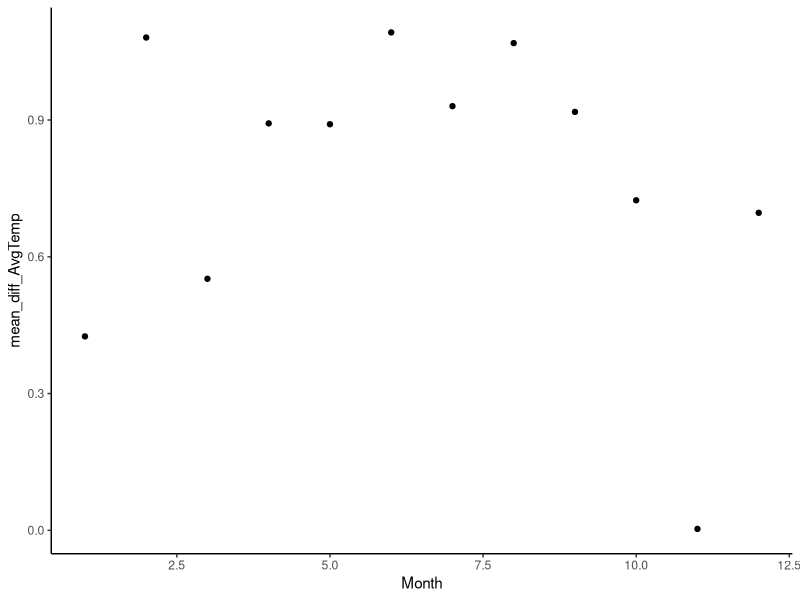
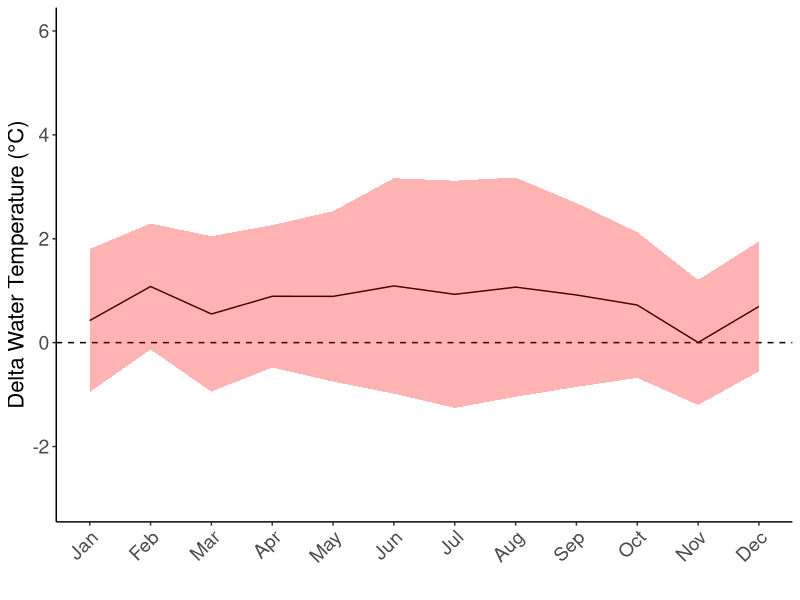
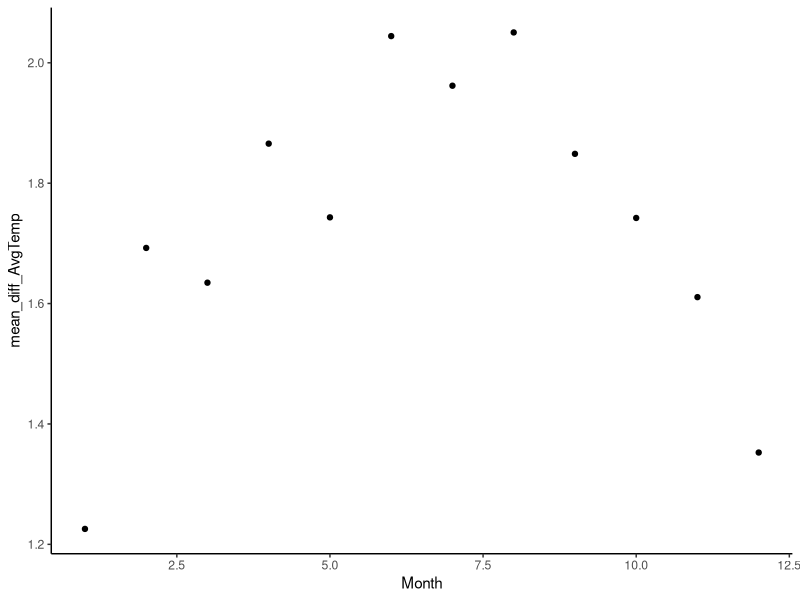
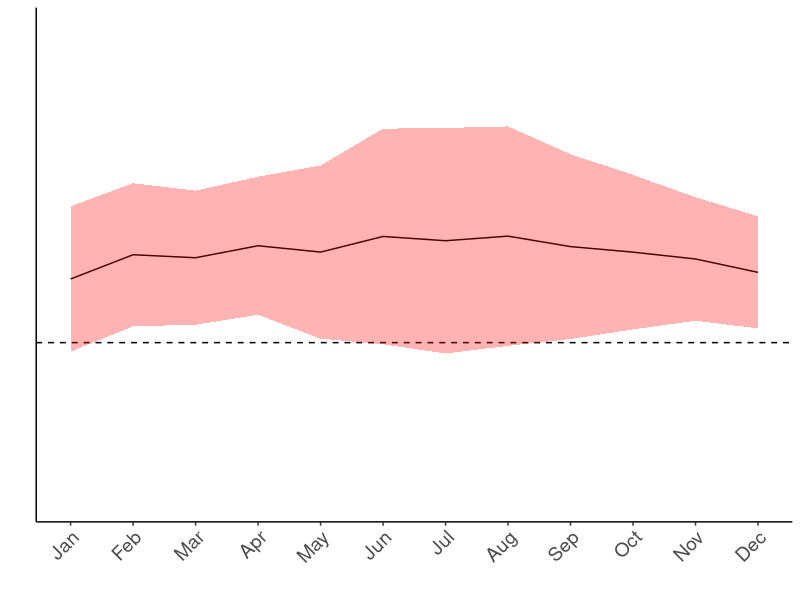
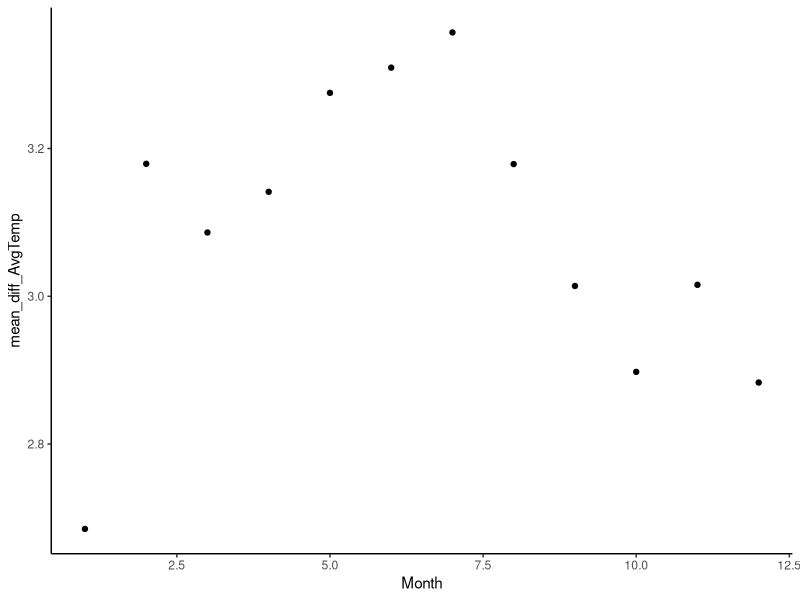
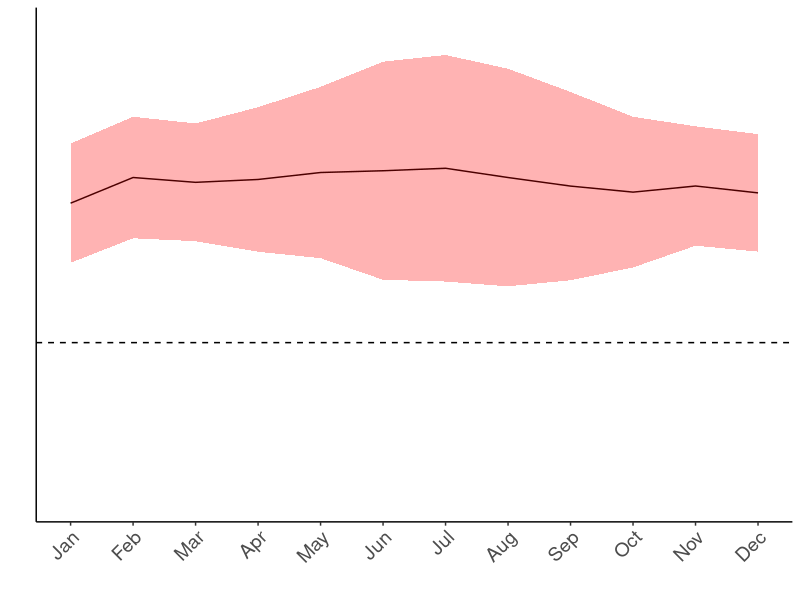
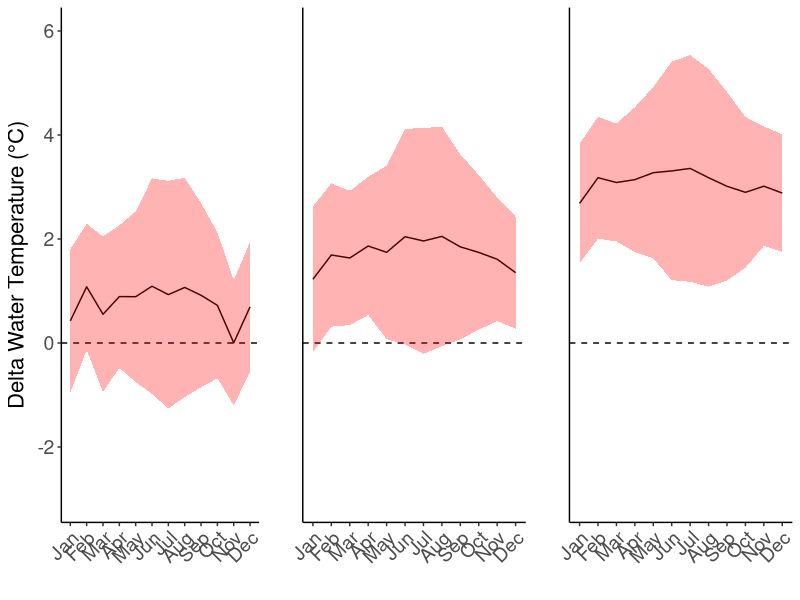
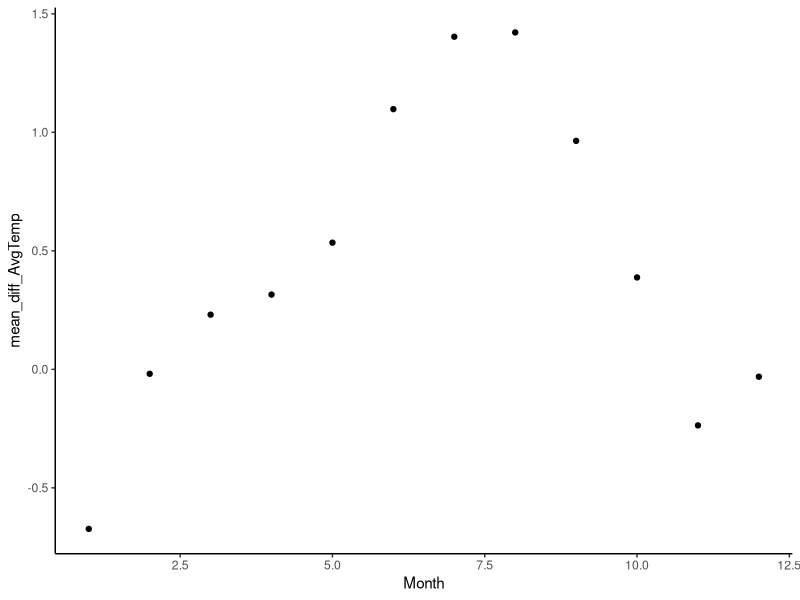

The R source for these figures, in order:
## ---- chunk 1

rm(list = ls())

library(ggplot2)
library(ggpubr)
## ---- chunk 2
#2030
MonthlyStatsCRD45_2030 <- read.csv("MonthlyStatsCRD45_2030.csv") 
MonthlyStatsCRD85_2030 <- read.csv("MonthlyStatsCRD85_2030.csv") 

#2060
MonthlyStatsCRD45_2060 <- read.csv("MonthlyStatsCRD45_2060.csv") 
MonthlyStatsCRD85_2060 <- read.csv("MonthlyStatsCRD85_2060.csv") 

#2090
MonthlyStatsCRD45_2090 <- read.csv("MonthlyStatsCRD45_2090.csv") 
MonthlyStatsCRD85_2090 <- read.csv("MonthlyStatsCRD85_2090.csv") 

## ---- chunk 3
# 2. Monthly averages across ponds
ggplot(data = MonthlyStatsCRD85_2030, aes(x = Month)) +
  geom_point(aes(y = mean_diff_AvgTemp)) +
  theme_classic()

# Convert Month from character to numeric to ensure proper ordering in ggplot
MonthlyStatsCRD85_2030$Month <- as.numeric(MonthlyStatsCRD85_2030$Month)

# Plot using ggplot
MonthlyStatsCRD85_2030Plot <- ggplot(data = MonthlyStatsCRD85_2030, aes(x = Month)) +
  geom_line(aes(y = mean_diff_AvgTemp)) +  # Point plot with mean values
  geom_hline(yintercept = 0, linetype = "dashed", color = "black") +  # Horizontal dashed line at y = 0
  geom_ribbon(aes(ymin = mean_diff_AvgTemp - sd_diff_AvgTemp, ymax = mean_diff_AvgTemp + sd_diff_AvgTemp), fill = "red", alpha = 0.3) +  # Ribbon for positive and negative error based on sd values
  scale_x_continuous(breaks = 1:12, labels = month.abb) +  # Adjust x-axis labels to show month abbreviations
  ylim(-3,6)+
  theme_classic() +
  labs(x = "", y = "Delta Water Temperature (°C)") +
  theme(axis.text.x = element_text(angle = 45, hjust = 1)) +
  theme(axis.title = element_text(size = 16),
        axis.text = element_text(size = 14))
MonthlyStatsCRD85_2030Plot
## ---- chunk 4
# 2. Monthly averages across ponds
ggplot(data = MonthlyStatsCRD85_2060, aes(x = Month)) +
  geom_point(aes(y = mean_diff_AvgTemp)) +
  theme_classic()

# Convert Month from character to numeric to ensure proper ordering in ggplot
MonthlyStatsCRD85_2060$Month <- as.numeric(MonthlyStatsCRD85_2060$Month)

# Plot using ggplot
MonthlyStatsCRD85_2060Plot <- ggplot(data = MonthlyStatsCRD85_2060, aes(x = Month)) +
  geom_line(aes(y = mean_diff_AvgTemp)) +  # Point plot with mean values
  geom_hline(yintercept = 0, linetype = "dashed", color = "black") +  # Horizontal dashed line at y = 0
  geom_ribbon(aes(ymin = mean_diff_AvgTemp - sd_diff_AvgTemp, ymax = mean_diff_AvgTemp + sd_diff_AvgTemp), fill = "red", alpha = 0.3) +  # Ribbon for positive and negative error based on sd values
  scale_x_continuous(breaks = 1:12, labels = month.abb) +  # Adjust x-axis labels to show month abbreviations
  ylim(-3,6)+
  theme_classic() +
  labs(x = "", y = "") +
  theme(axis.text.x = element_text(angle = 45, hjust = 1)) +
  theme(axis.title = element_text(size = 16),
        axis.text = element_text(size = 14))+
  theme(axis.text.y = element_blank(),  # Remove Y-axis tick mark labels
        axis.ticks.y = element_blank())
MonthlyStatsCRD85_2060Plot
## ---- chunk 5
# 2. Monthly averages across ponds
ggplot(data = MonthlyStatsCRD85_2090, aes(x = Month)) +
  geom_point(aes(y = mean_diff_AvgTemp)) +
  theme_classic()

# Convert Month from character to numeric to ensure proper ordering in ggplot
MonthlyStatsCRD85_2090$Month <- as.numeric(MonthlyStatsCRD85_2090$Month)

# Plot using ggplot
MonthlyStatsCRD85_2090Plot <- ggplot(data = MonthlyStatsCRD85_2090, aes(x = Month)) +
  geom_line(aes(y = mean_diff_AvgTemp)) +  # Point plot with mean values
  geom_hline(yintercept = 0, linetype = "dashed", color = "black") +  # Horizontal dashed line at y = 0
  geom_ribbon(aes(ymin = mean_diff_AvgTemp - sd_diff_AvgTemp, ymax = mean_diff_AvgTemp + sd_diff_AvgTemp), fill = "red", alpha = 0.3) +  # Ribbon for positive and negative error based on sd values
  scale_x_continuous(breaks = 1:12, labels = month.abb) +  # Adjust x-axis labels to show month abbreviations
  ylim(-3,6)+
  theme_classic() +
  theme(axis.text.x = element_text(angle = 45, hjust = 1)) +
  labs(x = "", y = "") +
  theme(axis.title = element_text(size = 16),
        axis.text = element_text(size = 14))+
  theme(axis.text.y = element_blank(),  # Remove Y-axis tick mark labels
        axis.ticks.y = element_blank())
MonthlyStatsCRD85_2090Plot
## ---- chunk 6
ggarrange(MonthlyStatsCRD85_2030Plot, MonthlyStatsCRD85_2060Plot, MonthlyStatsCRD85_2090Plot, ncol = 3)
## ---- chunk 7
# 2. Monthly averages across ponds
ggplot(data = MonthlyStatsCRD45_2030, aes(x = Month)) +
  geom_point(aes(y = mean_diff_AvgTemp)) +
  theme_classic()

# Convert Month from character to numeric to ensure proper ordering in ggplot
MonthlyStatsCRD45_2030$Month <- as.numeric(MonthlyStatsCRD45_2030$Month)

# Plot using ggplot
MonthlyStatsCRD45_2030Plot <- ggplot(data = MonthlyStatsCRD45_2030, aes(x = Month)) +
  geom_line(aes(y = mean_diff_AvgTemp)) +  # Point plot with mean values
  geom_hline(yintercept = 0, linetype = "dashed", color = "black") +  # Horizontal dashed line at y = 0
  geom_ribbon(aes(ymin = mean_diff_AvgTemp - sd_diff_AvgTemp, ymax = mean_diff_AvgTemp + sd_diff_AvgTemp), fill = "blue", alpha = 0.3) +  # Ribbon for positive and negative error based on sd values
  scale_x_continuous(breaks = 1:12, labels = month.abb) +  # Adjust x-axis labels to show month abbreviations
  ylim(-3,6)+
  theme_classic() +
  labs(x = "", y = "Delta Water Temperature (°C)") +
  theme(axis.text.x = element_text(angle = 45, hjust = 1)) +
  theme(axis.title = element_text(size = 16),
        axis.text = element_text(size = 14))
MonthlyStatsCRD45_2030Plot
## ---- chunk 8
# 2. Monthly averages across ponds
ggplot(data = MonthlyStatsCRD45_2060, aes(x = Month)) +
  geom_point(aes(y = mean_diff_AvgTemp)) +
  theme_classic()

# Convert Month from character to numeric to ensure proper ordering in ggplot
MonthlyStatsCRD45_2060$Month <- as.numeric(MonthlyStatsCRD45_2060$Month)

# Plot using ggplot
MonthlyStatsCRD45_2060Plot <- ggplot(data = MonthlyStatsCRD45_2060, aes(x = Month)) +
  geom_line(aes(y = mean_diff_AvgTemp)) +  # Point plot with mean values
  geom_hline(yintercept = 0, linetype = "dashed", color = "black") +  # Horizontal dashed line at y = 0
  geom_ribbon(aes(ymin = mean_diff_AvgTemp - sd_diff_AvgTemp, ymax = mean_diff_AvgTemp + sd_diff_AvgTemp), fill = "blue", alpha = 0.3) +  # Ribbon for positive and negative error based on sd values
  scale_x_continuous(breaks = 1:12, labels = month.abb) +  # Adjust x-axis labels to show month abbreviations
  ylim(-3,6)+
  theme_classic() +
  labs(x = "", y = "") +
  theme(axis.text.x = element_text(angle = 45, hjust = 1)) +
  theme(axis.title = element_text(size = 16),
        axis.text = element_text(size = 14))+
  theme(axis.text.y = element_blank(),  # Remove Y-axis tick mark labels
        axis.ticks.y = element_blank())
MonthlyStatsCRD45_2060Plot
## ---- chunk 9
# 2. Monthly averages across ponds
ggplot(data = MonthlyStatsCRD45_2090, aes(x = Month)) +
  geom_point(aes(y = mean_diff_AvgTemp)) +
  theme_classic()

# Convert Month from character to numeric to ensure proper ordering in ggplot
MonthlyStatsCRD45_2090$Month <- as.numeric(MonthlyStatsCRD45_2090$Month)

# Plot using ggplot
MonthlyStatsCRD45_2090Plot <- ggplot(data = MonthlyStatsCRD45_2090, aes(x = Month)) +
  geom_line(aes(y = mean_diff_AvgTemp)) +  # Point plot with mean values
  geom_hline(yintercept = 0, linetype = "dashed", color = "black") +  # Horizontal dashed line at y = 0
  geom_ribbon(aes(ymin = mean_diff_AvgTemp - sd_diff_AvgTemp, ymax = mean_diff_AvgTemp + sd_diff_AvgTemp), fill = "blue", alpha = 0.3) +  # Ribbon for positive and negative error based on sd values
  scale_x_continuous(breaks = 1:12, labels = month.abb) +  # Adjust x-axis labels to show month abbreviations
  ylim(-3,6)+
  theme_classic() +
  theme(axis.text.x = element_text(angle = 45, hjust = 1)) +
  labs(x = "", y = "") +
  theme(axis.title = element_text(size = 16),
        axis.text = element_text(size = 14))+
  theme(axis.text.y = element_blank(),  # Remove Y-axis tick mark labels
        axis.ticks.y = element_blank())
MonthlyStatsCRD45_2090Plot
## ---- chunk 10
ggarrange(MonthlyStatsCRD45_2030Plot, MonthlyStatsCRD45_2060Plot, MonthlyStatsCRD45_2090Plot, ncol = 3)
## ---- chunk 11
MonthlyStatsCRD_2030Plot <- ggplot() +
  geom_line(data = MonthlyStatsCRD45_2030, aes(x = Month, y = mean_diff_AvgTemp, color = "4.5")) +
  geom_line(data = MonthlyStatsCRD85_2030, aes(x = Month, y = mean_diff_AvgTemp, color = "8.5")) +
  geom_hline(yintercept = 0, linetype = "dashed", color = "black") +
  geom_ribbon(data = MonthlyStatsCRD45_2030, aes(x = Month, ymin = mean_diff_AvgTemp - sd_diff_AvgTemp, ymax = mean_diff_AvgTemp + sd_diff_AvgTemp), fill = "blue", alpha = 0.3) +
  geom_ribbon(data = MonthlyStatsCRD85_2030, aes(x = Month, ymin = mean_diff_AvgTemp - sd_diff_AvgTemp, ymax = mean_diff_AvgTemp + sd_diff_AvgTemp), fill = "red", alpha = 0.3) +
  scale_x_continuous(breaks = 1:12, labels = month.abb) +
  ylim(-3, 6) +
  theme_classic() +
  labs(x = "", y = "Delta Water Temperature (°C)", color = "RCP") +  # Setting legend title
  theme(axis.text.x = element_text(angle = 45, hjust = 1),
        axis.title = element_text(size = 20),
        axis.text = element_text(size = 18)) +
  scale_color_manual(values = c("4.5" = "blue", "8.5" = "red"), labels = c("4.5", "8.5")) +  # Adjusting color scale
  theme(legend.position = "none")  # Removing the legend

MonthlyStatsCRD_2030Plot
## ---- chunk 12
MonthlyStatsCRD_2060Plot <- ggplot() +
  geom_line(data = MonthlyStatsCRD45_2060, aes(x = Month, y = mean_diff_AvgTemp, color = "4.5")) +
  geom_line(data = MonthlyStatsCRD85_2060, aes(x = Month, y = mean_diff_AvgTemp, color = "8.5")) +
  geom_hline(yintercept = 0, linetype = "dashed", color = "black") +
  geom_ribbon(data = MonthlyStatsCRD45_2060, aes(x = Month, ymin = mean_diff_AvgTemp - sd_diff_AvgTemp, ymax = mean_diff_AvgTemp + sd_diff_AvgTemp), fill = "blue", alpha = 0.3) +
  geom_ribbon(data = MonthlyStatsCRD85_2060, aes(x = Month, ymin = mean_diff_AvgTemp - sd_diff_AvgTemp, ymax = mean_diff_AvgTemp + sd_diff_AvgTemp), fill = "red", alpha = 0.3) +
  scale_x_continuous(breaks = 1:12, labels = month.abb) +
  ylim(-3, 6) +
  theme_classic() +
  labs(x = "", y = "", color = "RCP") + # Setting legend title
  theme(axis.text.x = element_text(angle = 45, hjust = 1),
        axis.title = element_text(size = 20),
        axis.text = element_text(size = 18))+
  theme(axis.text.y = element_blank(),  # Remove Y-axis tick mark labels
        axis.ticks.y = element_blank()) +
  scale_color_manual(values = c("4.5" = "blue", "8.5" = "red"), labels = c("4.5", "8.5")) + # Adjusting color scale  
  theme(legend.position = "none")  # Removing the legend

MonthlyStatsCRD_2060Plot
## ---- chunk 13
MonthlyStatsCRD_2090Plot <- ggplot() +
  geom_line(data = MonthlyStatsCRD45_2090, aes(x = Month, y = mean_diff_AvgTemp, color = "4.5")) +
  geom_line(data = MonthlyStatsCRD85_2090, aes(x = Month, y = mean_diff_AvgTemp, color = "8.5")) +
  geom_hline(yintercept = 0, linetype = "dashed", color = "black") +
  geom_ribbon(data = MonthlyStatsCRD45_2090, aes(x = Month, ymin = mean_diff_AvgTemp - sd_diff_AvgTemp, ymax = mean_diff_AvgTemp + sd_diff_AvgTemp), fill = "blue", alpha = 0.3) +
  geom_ribbon(data = MonthlyStatsCRD85_2090, aes(x = Month, ymin = mean_diff_AvgTemp - sd_diff_AvgTemp, ymax = mean_diff_AvgTemp + sd_diff_AvgTemp), fill = "red", alpha = 0.3) +
  scale_x_continuous(breaks = 1:12, labels = month.abb) +
  ylim(-3, 6) +
  theme_classic() +
  labs(x = "", y = "", color = "RCP") + #setting the legend title
  theme(axis.title = element_text(size = 20),
        axis.text = element_text(size = 18))+
  theme(axis.text.x = element_text(angle = 45, hjust = 1),
        axis.text.y = element_blank(),  # Remove Y-axis tick mark labels
        axis.ticks.y = element_blank())+
  scale_color_manual(values = c("4.5" = "blue", "8.5" = "red"), labels = c("4.5", "8.5")) + # Adjusting color scale  
  theme(legend.position = "none")  # Removing the legend

MonthlyStatsCRD_2090Plot
## ---- chunk 14
MonthlyStatsCRD <- ggarrange(MonthlyStatsCRD_2030Plot, MonthlyStatsCRD_2060Plot, MonthlyStatsCRD_2090Plot, ncol = 3)
MonthlyStatsCRD
ggsave("DeltaMonthCRD.png", plot = MonthlyStatsCRD, width = 12, height = 3)
## ---- chunk 15
#2030
MonthlyStatsYF45_2030 <- read.csv("MonthlyStatsYF45_2030.csv") 
MonthlyStatsYF85_2030 <- read.csv("MonthlyStatsYF85_2030.csv") 

#2060
MonthlyStatsYF45_2060 <- read.csv("MonthlyStatsYF45_2060.csv") 
MonthlyStatsYF85_2060 <- read.csv("MonthlyStatsYF85_2060.csv") 

#2090
MonthlyStatsYF45_2090 <- read.csv("MonthlyStatsYF45_2090.csv") 
MonthlyStatsYF85_2090 <- read.csv("MonthlyStatsYF85_2090.csv") 

## ---- chunk 16
# 2. Monthly averages across ponds
ggplot(data = MonthlyStatsYF85_2030, aes(x = Month)) +
  geom_point(aes(y = mean_diff_AvgTemp)) +
  theme_classic()

# Convert Month from character to numeric to ensure proper ordering in ggplot
MonthlyStatsYF85_2030$Month <- as.numeric(MonthlyStatsYF85_2030$Month)

# Plot using ggplot
MonthlyStatsYF85_2030Plot <- ggplot(data = MonthlyStatsYF85_2030, aes(x = Month)) +
  geom_line(aes(y = mean_diff_AvgTemp)) +  # Point plot with mean values
  geom_hline(yintercept = 0, linetype = "dashed", color = "black") +  # Horizontal dashed line at y = 0
  geom_ribbon(aes(ymin = mean_diff_AvgTemp - sd_diff_AvgTemp, ymax = mean_diff_AvgTemp + sd_diff_AvgTemp), fill = "red", alpha = 0.3) +  # Ribbon for positive and negative error based on sd values
  scale_x_continuous(breaks = 1:12, labels = month.abb) +  # Adjust x-axis labels to show month abbreviations
  ylim(-3,6)+
  theme_classic() +
  labs(x = "", y = "Delta Water Temperature (°C)") +
  theme(axis.text.x = element_text(angle = 45, hjust = 1)) +
  theme(axis.title = element_text(size = 20),
        axis.text = element_text(size = 18))
MonthlyStatsYF85_2030Plot
## ---- chunk 17
# 2. Monthly averages across ponds
ggplot(data = MonthlyStatsYF85_2060, aes(x = Month)) +
  geom_point(aes(y = mean_diff_AvgTemp)) +
  theme_classic()

# Convert Month from character to numeric to ensure proper ordering in ggplot
MonthlyStatsYF85_2060$Month <- as.numeric(MonthlyStatsYF85_2060$Month)

# Plot using ggplot
MonthlyStatsYF85_2060Plot <- ggplot(data = MonthlyStatsYF85_2060, aes(x = Month)) +
  geom_line(aes(y = mean_diff_AvgTemp)) +  # Point plot with mean values
  geom_hline(yintercept = 0, linetype = "dashed", color = "black") +  # Horizontal dashed line at y = 0
  geom_ribbon(aes(ymin = mean_diff_AvgTemp - sd_diff_AvgTemp, ymax = mean_diff_AvgTemp + sd_diff_AvgTemp), fill = "red", alpha = 0.3) +  # Ribbon for positive and negative error based on sd values
  scale_x_continuous(breaks = 1:12, labels = month.abb) +  # Adjust x-axis labels to show month abbreviations
  ylim(-3,6)+
  theme_classic() +
  labs(x = "", y = "") +
  theme(axis.text.x = element_text(angle = 45, hjust = 1)) +
  theme(axis.title = element_text(size = 20),
        axis.text = element_text(size = 18))+
  theme(axis.text.y = element_blank(),  # Remove Y-axis tick mark labels
        axis.ticks.y = element_blank())
MonthlyStatsYF85_2060Plot
## ---- chunk 18
# 2. Monthly averages across ponds
ggplot(data = MonthlyStatsYF85_2090, aes(x = Month)) +
  geom_point(aes(y = mean_diff_AvgTemp)) +
  theme_classic()

# Convert Month from character to numeric to ensure proper ordering in ggplot
MonthlyStatsYF85_2090$Month <- as.numeric(MonthlyStatsYF85_2090$Month)

# Plot using ggplot
MonthlyStatsYF85_2090Plot <- ggplot(data = MonthlyStatsYF85_2090, aes(x = Month)) +
  geom_line(aes(y = mean_diff_AvgTemp)) +  # Point plot with mean values
  geom_hline(yintercept = 0, linetype = "dashed", color = "black") +  # Horizontal dashed line at y = 0
  geom_ribbon(aes(ymin = mean_diff_AvgTemp - sd_diff_AvgTemp, ymax = mean_diff_AvgTemp + sd_diff_AvgTemp), fill = "red", alpha = 0.3) +  # Ribbon for positive and negative error based on sd values
  scale_x_continuous(breaks = 1:12, labels = month.abb) +  # Adjust x-axis labels to show month abbreviations
  ylim(-3,6)+
  theme_classic() +
  theme(axis.text.x = element_text(angle = 45, hjust = 1)) +
  labs(x = "", y = "") +
  theme(axis.title = element_text(size = 20),
        axis.text = element_text(size = 18))+
  theme(axis.text.y = element_blank(),  # Remove Y-axis tick mark labels
        axis.ticks.y = element_blank())
MonthlyStatsYF85_2090Plot
## ---- chunk 19
ggarrange(MonthlyStatsYF85_2030Plot, MonthlyStatsYF85_2060Plot, MonthlyStatsYF85_2090Plot, ncol = 3)
## ---- chunk 20
# 2. Monthly averages across ponds
ggplot(data = MonthlyStatsYF45_2030, aes(x = Month)) +
  geom_point(aes(y = mean_diff_AvgTemp)) +
  theme_classic()

# Convert Month from character to numeric to ensure proper ordering in ggplot
MonthlyStatsYF45_2030$Month <- as.numeric(MonthlyStatsYF45_2030$Month)

# Plot using ggplot
MonthlyStatsYF45_2030Plot <- ggplot(data = MonthlyStatsYF45_2030, aes(x = Month)) +
  geom_line(aes(y = mean_diff_AvgTemp)) +  # Point plot with mean values
  geom_hline(yintercept = 0, linetype = "dashed", color = "black") +  # Horizontal dashed line at y = 0
  geom_ribbon(aes(ymin = mean_diff_AvgTemp - sd_diff_AvgTemp, ymax = mean_diff_AvgTemp + sd_diff_AvgTemp), fill = "blue", alpha = 0.3) +  # Ribbon for positive and negative error based on sd values
  scale_x_continuous(breaks = 1:12, labels = month.abb) +  # Adjust x-axis labels to show month abbreviations
  ylim(-3,6)+
  theme_classic() +
  labs(x = "", y = "Delta Water Temperature (°C)") +
  theme(axis.text.x = element_text(angle = 45, hjust = 1)) +
  theme(axis.title = element_text(size = 20),
        axis.text = element_text(size = 18))
MonthlyStatsYF45_2030Plot
## ---- chunk 21
# 2. Monthly averages across ponds
ggplot(data = MonthlyStatsYF45_2060, aes(x = Month)) +
  geom_point(aes(y = mean_diff_AvgTemp)) +
  theme_classic()

# Convert Month from character to numeric to ensure proper ordering in ggplot
MonthlyStatsYF45_2060$Month <- as.numeric(MonthlyStatsYF45_2060$Month)

# Plot using ggplot
MonthlyStatsYF45_2060Plot <- ggplot(data = MonthlyStatsYF45_2060, aes(x = Month)) +
  geom_line(aes(y = mean_diff_AvgTemp)) +  # Point plot with mean values
  geom_hline(yintercept = 0, linetype = "dashed", color = "black") +  # Horizontal dashed line at y = 0
  geom_ribbon(aes(ymin = mean_diff_AvgTemp - sd_diff_AvgTemp, ymax = mean_diff_AvgTemp + sd_diff_AvgTemp), fill = "blue", alpha = 0.3) +  # Ribbon for positive and negative error based on sd values
  scale_x_continuous(breaks = 1:12, labels = month.abb) +  # Adjust x-axis labels to show month abbreviations
  ylim(-3,6)+
  theme_classic() +
  labs(x = "", y = "") +
  theme(axis.text.x = element_text(angle = 45, hjust = 1)) +
  theme(axis.title = element_text(size = 20),
        axis.text = element_text(size = 18))+
  theme(axis.text.y = element_blank(),  # Remove Y-axis tick mark labels
        axis.ticks.y = element_blank())
MonthlyStatsYF45_2060Plot
## ---- chunk 22
# 2. Monthly averages across ponds
ggplot(data = MonthlyStatsYF45_2090, aes(x = Month)) +
  geom_point(aes(y = mean_diff_AvgTemp)) +
  theme_classic()

# Convert Month from character to numeric to ensure proper ordering in ggplot
MonthlyStatsYF45_2090$Month <- as.numeric(MonthlyStatsYF45_2090$Month)

# Plot using ggplot
MonthlyStatsYF45_2090Plot <- ggplot(data = MonthlyStatsYF45_2090, aes(x = Month)) +
  geom_line(aes(y = mean_diff_AvgTemp)) +  # Point plot with mean values
  geom_hline(yintercept = 0, linetype = "dashed", color = "black") +  # Horizontal dashed line at y = 0
  geom_ribbon(aes(ymin = mean_diff_AvgTemp - sd_diff_AvgTemp, ymax = mean_diff_AvgTemp + sd_diff_AvgTemp), fill = "blue", alpha = 0.3) +  # Ribbon for positive and negative error based on sd values
  scale_x_continuous(breaks = 1:12, labels = month.abb) +  # Adjust x-axis labels to show month abbreviations
  ylim(-3,6)+
  theme_classic() +
  theme(axis.text.x = element_text(angle = 45, hjust = 1)) +
  labs(x = "", y = "") +
  theme(axis.title = element_text(size = 20),
        axis.text = element_text(size = 18))+
  theme(axis.text.y = element_blank(),  # Remove Y-axis tick mark labels
        axis.ticks.y = element_blank())
MonthlyStatsYF45_2090Plot
## ---- chunk 23
ggarrange(MonthlyStatsYF45_2030Plot, MonthlyStatsYF45_2060Plot, MonthlyStatsYF45_2090Plot, ncol = 3)
## ---- chunk 24
MonthlyStatsYF_2030Plot <- ggplot() +
  geom_line(data = MonthlyStatsYF45_2030, aes(x = Month, y = mean_diff_AvgTemp, color = "4.5")) +
  geom_line(data = MonthlyStatsYF85_2030, aes(x = Month, y = mean_diff_AvgTemp, color = "8.5")) +
  geom_hline(yintercept = 0, linetype = "dashed", color = "black") +
  geom_ribbon(data = MonthlyStatsYF45_2030, aes(x = Month, ymin = mean_diff_AvgTemp - sd_diff_AvgTemp, ymax = mean_diff_AvgTemp + sd_diff_AvgTemp), fill = "blue", alpha = 0.3) +
  geom_ribbon(data = MonthlyStatsYF85_2030, aes(x = Month, ymin = mean_diff_AvgTemp - sd_diff_AvgTemp, ymax = mean_diff_AvgTemp + sd_diff_AvgTemp), fill = "red", alpha = 0.3) +
  scale_x_continuous(breaks = 1:12, labels = month.abb) +
  ylim(-3, 6) +
  theme_classic() +
  labs(x = "", y = "Delta Water Temperature (°C)", color = "RCP") +  # Setting legend title
  theme(axis.text.x = element_text(angle = 45, hjust = 1),
        axis.title = element_text(size = 20),
        axis.text = element_text(size = 18)) +
  scale_color_manual(values = c("4.5" = "blue", "8.5" = "red"), labels = c("4.5", "8.5")) +  # Adjusting color scale
  theme(legend.position = "none")  # Removing the legend

MonthlyStatsYF_2030Plot
## ---- chunk 25
MonthlyStatsYF_2060Plot <- ggplot() +
  geom_line(data = MonthlyStatsYF45_2060, aes(x = Month, y = mean_diff_AvgTemp, color = "4.5")) +
  geom_line(data = MonthlyStatsYF85_2060, aes(x = Month, y = mean_diff_AvgTemp, color = "8.5")) +
  geom_hline(yintercept = 0, linetype = "dashed", color = "black") +
  geom_ribbon(data = MonthlyStatsYF45_2060, aes(x = Month, ymin = mean_diff_AvgTemp - sd_diff_AvgTemp, ymax = mean_diff_AvgTemp + sd_diff_AvgTemp), fill = "blue", alpha = 0.3) +
  geom_ribbon(data = MonthlyStatsYF85_2060, aes(x = Month, ymin = mean_diff_AvgTemp - sd_diff_AvgTemp, ymax = mean_diff_AvgTemp + sd_diff_AvgTemp), fill = "red", alpha = 0.3) +
  scale_x_continuous(breaks = 1:12, labels = month.abb) +
  ylim(-3, 6) +
  theme_classic() +
  labs(x = "", y = "", color = "RCP") + # Setting legend title
  theme(axis.text.x = element_text(angle = 45, hjust = 1),
        axis.title = element_text(size = 20),
        axis.text = element_text(size = 18))+
  theme(axis.text.y = element_blank(),  # Remove Y-axis tick mark labels
        axis.ticks.y = element_blank()) +
  scale_color_manual(values = c("4.5" = "blue", "8.5" = "red"), labels = c("4.5", "8.5")) + # Adjusting color scale  
  theme(legend.position = "none")  # Removing the legend

MonthlyStatsYF_2060Plot
## ---- chunk 26
MonthlyStatsYF_2090Plot <- ggplot() +
  geom_line(data = MonthlyStatsYF45_2090, aes(x = Month, y = mean_diff_AvgTemp, color = "4.5")) +
  geom_line(data = MonthlyStatsYF85_2090, aes(x = Month, y = mean_diff_AvgTemp, color = "8.5")) +
  geom_hline(yintercept = 0, linetype = "dashed", color = "black") +
  geom_ribbon(data = MonthlyStatsYF45_2090, aes(x = Month, ymin = mean_diff_AvgTemp - sd_diff_AvgTemp, ymax = mean_diff_AvgTemp + sd_diff_AvgTemp), fill = "blue", alpha = 0.3) +
  geom_ribbon(data = MonthlyStatsYF85_2090, aes(x = Month, ymin = mean_diff_AvgTemp - sd_diff_AvgTemp, ymax = mean_diff_AvgTemp + sd_diff_AvgTemp), fill = "red", alpha = 0.3) +
  scale_x_continuous(breaks = 1:12, labels = month.abb) +
  ylim(-3, 6) +
  theme_classic() +
  labs(x = "", y = "", color = "RCP") + #setting the legend title
  theme(axis.title = element_text(size = 20),
        axis.text = element_text(size = 18))+
  theme(axis.text.x = element_text(angle = 45, hjust = 1),
        axis.text.y = element_blank(),  # Remove Y-axis tick mark labels
        axis.ticks.y = element_blank())+
  scale_color_manual(values = c("4.5" = "blue", "8.5" = "red"), labels = c("4.5", "8.5")) + # Adjusting color scale  
  theme(legend.position = "none")  # Removing the legend

MonthlyStatsYF_2090Plot
## ---- chunk 27
# Combine plots into a panel with one legend
library(ggpubr)
MonthlyStatsYF <- ggarrange(
  MonthlyStatsYF_2030Plot,
  MonthlyStatsYF_2060Plot,
  MonthlyStatsYF_2090Plot,
  ncol = 3,
  common.legend = TRUE,  # Ensure common legend
  legend = "bottom"  # Position the legend to the right of the panel
)

# Save the combined plot
ggsave("DeltaMonthYF.png", plot = MonthlyStatsYF, width = 12, height = 4)

## ---- chunk 28
library(ggplot2)
library(ggpubr)

# Define a function to remove the legend
remove_legend <- function(plot) {
  plot + theme(legend.position = "none")
}

# Modify the MonthlyStatsYF_2060Plot with a customized legend title and position
MonthlyStatsYF_2060PlotWithLegend <- MonthlyStatsYF_2060Plot +
  guides(color = guide_legend(
    title = NULL,
    override.aes = list(size = 2) # Increase the line size in the legend
  )) +
  theme(
    legend.position = c(0.95, 0.98), # Adjust x and y coordinates for position (farther up)
    legend.justification = c(1, 1), # Adjust justification to position the legend correctly
    legend.text = element_text(size = 24) # Increase the legend text size (3 times the default size)
  )
# Combine all plots
combined_plot <- ggarrange(
  remove_legend(MonthlyStatsCRD_2030Plot),
  remove_legend(MonthlyStatsCRD_2060Plot),
  remove_legend(MonthlyStatsCRD_2090Plot),
  remove_legend(MonthlyStatsYF_2030Plot),
  MonthlyStatsYF_2060PlotWithLegend, # Plot with the legend
  remove_legend(MonthlyStatsYF_2090Plot),
  ncol = 3, nrow = 2,
  common.legend = FALSE
)

combined_plot

# Save the combined plot
ggsave("DeltaMonth_Combined.png", combined_plot, width = 15, height = 10)

